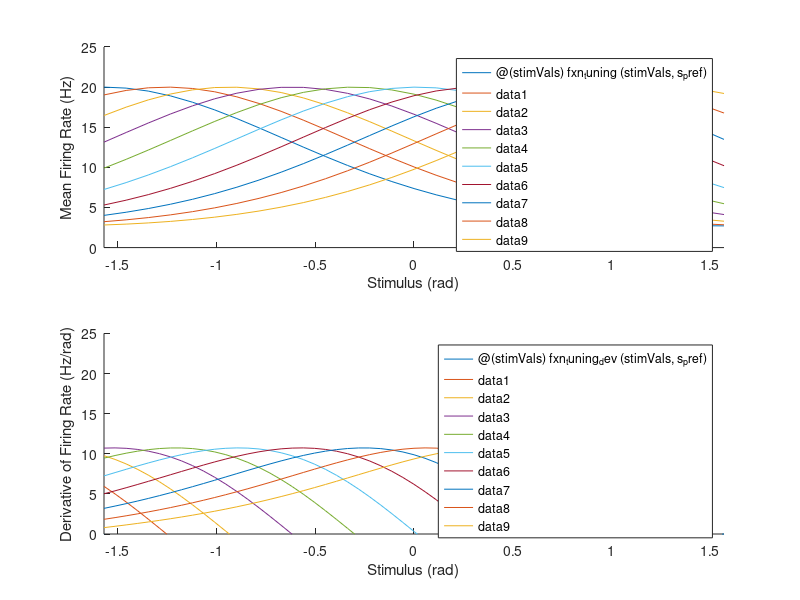
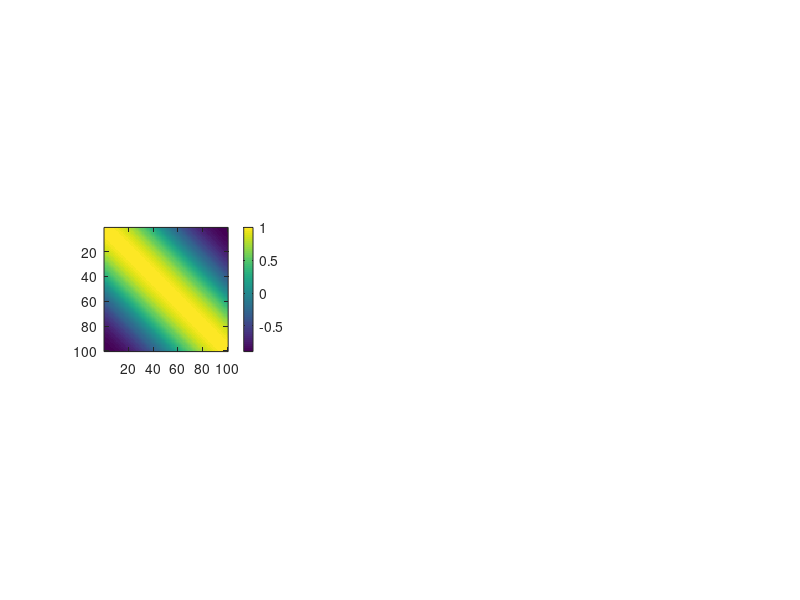

Write the MATLAB code that produced these figures, in order. (Note: this script raises an error after producing the figures.)

% Created by Shutian Xue on 08/09/2025

% This script generates synthetic neural data based on Pitkow et al. (2015)
% Task: heading discrimination
% The data contains:
%   - Stimulus: Discrete heading directions for each trial
%   - Neural responses (firing rates) of N neurons
%   - Behavioral choices (left/right) for each trial

% Output of simulating virtual neurons: measurement error, estimated choice correlations, neural thresholds, tuning curves, and their corresponding uncertainties

% The thresholds and tuning data were used to predict choice correlations according to Equations 2 and 3 separately,

clear all; clc;

%% Parameters (adjust to match Pitkow et al. 2015)
nNeurons = 100;           % population size
nTrialsPerStim = 100;

% From data
% stimVals = [-6.4, -2.6, -1, 0, 1, 2.6, 6.4]/180*pi;
% nStimVals = length(stimVals);

% Manually set the stimulus values
nStimVals = 20;
stimVals = linspace(-pi/2, pi/2, nStimVals);
nTrials  = nTrialsPerStim * nStimVals;          % total trials

% Tuning function parameters
c0       = 0.2;           % proportionality constant
kappa    = 1;             % tuning width for von Mises
b = 0;
a = 20;

rng(1); % reproducibility

% Define stimulus sequence
stimSeq = repmat(stimVals, 1, nTrialsPerStim); % stimulus sequence
% randomize
stimSeq = stimSeq(randperm(length(stimSeq)));

%% 1. Construct tuning curves
% % define preferred stimuli (Eq. S9–S13 in supplement)
% s_pref_allNeurons = linspace(0, 2*pi, nNeurons)'; % evenly spaced tuning preferences
s_pref_allNeurons = linspace(-pi/2, pi/2, nNeurons)'; % evenly spaced tuning preferences

% Example tuning function: von Mises
fxn_tuning = @(s, s_pref) b + a * exp(kappa * (cos(s - s_pref) - 1)); % mean rates
fxn_tuning_dev = @(s, s_pref)  - a * exp(kappa * (cos(s - s_pref) - 1)) * kappa .* sin(s - s_pref); % derivative of the tuning fxn

% visualize tuning function (top) and derivative (bottom) of the first 10 neurons
figure;
subplot(2, 1, 1); hold on
for i = 1:10:nNeurons
    s_pref = s_pref_allNeurons(i);
    fplot(@(stimVals) fxn_tuning(stimVals, s_pref), [-pi/2, pi/2]);
end
xlim([-pi/2, pi/2]);
ylim([0, 25]);
ylabel('Mean Firing Rate (Hz)');
xlabel('Stimulus (rad)');

subplot(2, 1, 2); hold on
for i = 1:10:nNeurons
    s_pref = s_pref_allNeurons(i);
    fplot(@(stimVals) fxn_tuning_dev(stimVals, s_pref), [-pi/2, pi/2]);
end
xlim([-pi/2, pi/2]);
ylim([0, 25]);
ylabel('Derivative of Firing Rate (Hz/rad)');
xlabel('Stimulus (rad)');


%% 2. Derive theoretical signal correlation matrix (Eq. S13) and averaged noise correlation matrix R (Eq. S13)
Corr_signal = nan(nNeurons);
for i = 1:nNeurons
    for j = 1:nNeurons
        num = besseli(0, sqrt(kappa^2 + kappa^2 + 2*kappa*kappa*cos(s_pref_allNeurons(i)-s_pref_allNeurons(j)))) - besseli(0, kappa)^2;
        den = sqrt((besseli(0, 2*kappa) - besseli(0, kappa)^2)^2);
        Corr_signal(i,j) = num / den;
    end
end

% Derive averaged noise correlation matrix R (Eq. S11)
% Which is also the TRUE noise correlation matrix
R_bar = (1-c0)*eye(nNeurons) + c0*Corr_signal;

figure;
subplot(1,3,1)
imagesc(Corr_signal); colorbar; axis square; clim([-1, 1]);
title('Theoretical Signal Correlation Matrix');

subplot(1,3,2)
imagesc(R_bar); colorbar; axis square; clim([-1, 1]);
title('Averaged Noise Correlation Matrix (the TRUE noise corr matrix)');

%% 3. Simulate neural responses (Eq. 1 in main text)
respNeural   = nan(nNeurons, nTrials);
df = 2*nNeurons;  % define Wishart degrees of freedom (S14)

% evaluate derivative at s=0, which is the reference heading
stim_ref = zeros(size(stimSeq(1))); 

for t = 1:nTrials
    stimVal = stimSeq(t);

    % Exract tuning function
    f_s = fxn_tuning(stimVal, s_pref_allNeurons); % mean firing rates, nNeurons x 1

    % Create SIGMA_bar per trial
    SIGMA_bar_perTrial = nan(nNeurons, nNeurons);
    for i = 1:nNeurons
        for j = 1:nNeurons

            % Equation above Eq S14
            f_s_i = fxn_tuning(stimVal, s_pref_allNeurons(i)); % mean firing rates
            f_s_j = fxn_tuning(stimVal, s_pref_allNeurons(j)); % mean firing rates

            SIGMA_bar_perTrial(i, j) = sqrt(f_s_i*f_s_j)*R_bar(i, j);
        end
    end

    % Sample covariate matrix from the Wishart distribution
    SIGMA_perTrial = wishrnd(SIGMA_bar_perTrial, df) / df;

    % Sample neural responses from a multivariate normal distribution with defined mean and covariance
    respNeural(:,t) = mvnrnd(f_s, SIGMA_perTrial)';    % draw one population vector

    % Ensure non-negative firing rates
    respNeural(:,t) = max(0, respNeural(:,t));
end

% Visualize neural responses
figure;
imagesc(respNeural);
colorbar;
title('Simulated Neural Responses');
xlabel('Trial #');
ylabel('Neuron #');

%% 3b. Create the true covariance matrix (SIGMA_bar)
f_s0 = fxn_tuning(0, s_pref_allNeurons); % Mean firing rates at s=0

SIGMA_theo = nan(nNeurons, nNeurons);
for i = 1:nNeurons
    for j = 1:nNeurons
        SIGMA_theo(i, j) = sqrt(f_s0(i) * f_s0(j)) * R_bar(i, j);
    end
end

%% 4. Compute the optimal decoder weights (Eq. 3)
% Calculate the empirical covariance matrix
SIGMA_emp = cov(respNeural');

% Visualize empirical & theoretical noise covariance
figure('Position', [100, 100, 400, 300]);
subplot(1,2,1);
imagesc(SIGMA_emp);
colorbar; axis square;
xlabel('Neuron #');
title('Empirical Covariance (Sigma\_pooled)');

subplot(1,2,2);
imagesc(SIGMA_theo);
colorbar; axis square;
xlabel('Neuron #');
ylabel('Neuron #');
title('Theoretical Covariance (Sigma\_theo)');

% Derive the optimal decoder (from the equation above Eq 3)
f_s_dev = fxn_tuning_dev(stim_ref, s_pref_allNeurons);  % nNeurons x 1
w_opt_emp_unnorm = SIGMA_emp \ f_s_dev; % more accurate than w_opt = inv(SIGMA_pooled) * f_s_dev;
w_opt_theo_unnorm = SIGMA_theo \ f_s_dev; % more accurate than w_opt = inv(SIGMA_pooled) * f_s_dev;

% Normalize decoder weights to obtain unbiased decoder
w_opt_theo = w_opt_theo_unnorm / (w_opt_theo_unnorm' * f_s_dev);
w_opt_emp = w_opt_emp_unnorm / (w_opt_emp_unnorm' * f_s_dev);

%% 5. Compute the correlation-blind (factorial) suboptimal decoder weights
%A correlation-blind decoder assumes independence between the noise of different neurons, hence it only uses only the diagonal elements (variances) of the noise covariance matrix, ignoring the off-diagonal (covariance) terms.
var_emp = diag(SIGMA_emp);
var_theo = diag(SIGMA_theo);

w_cb_emp_unnorm =  f_s_dev./ var_emp;
w_cb_emp = w_cb_emp_unnorm / (w_cb_emp_unnorm' * f_s_dev);

w_cb_theo_unnorm =  f_s_dev./ var_theo;
w_cb_theo = w_cb_theo_unnorm / (w_cb_theo_unnorm' * f_s_dev);

% Visualize two decoders
figure('Position', [100, 100, 1200, 1200]);
subplot(2,2,1);
bar(w_cb_emp);
xlabel('Neuron #');
title('Correlation-blind Decoder Weights (Empirical)');

subplot(2,2,2);
bar(w_opt_emp);
xlabel('Neuron #');
title('Optimal Decoder Weights (Empirical)');

subplot(2,2,3);
bar(w_cb_theo);
xlabel('Neuron #');
title('Correlation-blind Decoder Weights (Theoretical)');

subplot(2,2,4);
bar(w_opt_theo);
xlabel('Neuron #');
title('Optimal Decoder Weights (Theoretical)');

%% 6. Implement both decoders and generate behavior, and fit PMFs
% Derive estimators (s_hat)
s_hat_opt = w_opt_emp' * respNeural;
s_hat_cb  = w_cb_emp'  * respNeural;

% Derive choices (1 for right, -1 for left)
choice_opt = sign(s_hat_opt);
choice_cb  = sign(s_hat_cb);

% Calculate p(Right|s)
pRight_opt = nan(nStimVals, 1);
pRight_cb = nan(nStimVals, 1);
for iStim = 1:nStimVals
    assert(sum(stimSeq == stimVals(iStim)) == nTrialsPerStim, 'ALERT: trial number is wrong')
    pRight_opt(iStim) = mean(choice_opt(stimSeq == stimVals(iStim))==1);
    pRight_cb(iStim) = mean(choice_cb(stimSeq == stimVals(iStim))==1);
end

% Fit accumulative gaussian functions to PMF
fxn_firCumGauss = @(params, x) 1/2 + 1/2*erf((x-params(1))/(params(2)*sqrt(2)));
params0 = [0, 0.1]; % initial parameters for intercept and threshold
beta_opt = nlinfit(stimVals, pRight_opt', fxn_firCumGauss, params0);
beta_cb = nlinfit(stimVals, pRight_cb', fxn_firCumGauss, params0);

% Visualize data and fitting psychometric function
figure;
hold on;
plot(stimVals, pRight_opt, 'bo-', 'DisplayName', 'Optimal Decoder');
plot(stimVals, fxn_firCumGauss(beta_opt, stimVals), 'b--', 'DisplayName', sprintf('Optimal Fit (threshold=%.2f)', beta_opt(2)));
plot(stimVals, pRight_cb, 'ro-', 'DisplayName', 'Correlation-blind Decoder');
plot(stimVals, fxn_firCumGauss(beta_cb, stimVals), 'r--', 'DisplayName', sprintf('Correlation-blind Fit (threshold=%.2f)', beta_cb(2)));
xlabel('Stimulus Value (s)');
ylabel('P(Right|s)');
title('Psychometric Function');
legend('show', 'location', 'best');

%% 6b. ROC Analysis for Decoder Performance
% This analysis measures how well the decoder can discriminate between
% leftward and rightward stimuli based on the continuous decoder output s_hat.

% Isolate trials for leftward and rightward stimuli
indLEFT = stimSeq < 0;
indRIGHT = stimSeq > 0;

s_hat_opt_left = s_hat_opt(indLEFT);
s_hat_opt_right = s_hat_opt(indRIGHT);

s_hat_cb_left = s_hat_cb(indLEFT);
s_hat_cb_right = s_hat_cb(indRIGHT);

% Define a range of decision thresholds to test
thresholds = linspace(min([s_hat_opt, s_hat_cb]), max([s_hat_opt, s_hat_cb]), 1e3);

% Preallocate arrays for pHit and pFA
pHit_opt = nan(size(thresholds));
pFA_opt = nan(size(thresholds));
pHit_cb = nan(size(thresholds));
pFA_cb = nan(size(thresholds));

% Calculate Hit and False Alarm rates for each threshold
for iThresh = 1:length(thresholds)
    thresh = thresholds(iThresh);
    
    % For the OPTIMAL decoder
    pHit_opt(iThresh) = sum(s_hat_opt_right > thresh) / length(s_hat_opt_right);
    pFA_opt(iThresh) = sum(s_hat_opt_left > thresh) / length(s_hat_opt_left);
    
    % For the CORRELATION-BLIND decoder
    pHit_cb(iThresh) = sum(s_hat_cb_right > thresh) / length(s_hat_cb_right);
    pFA_cb(iThresh) = sum(s_hat_cb_left > thresh) / length(s_hat_cb_left);
end

% Calculate Area Under the Curve (AUC) using the trapezoidal method
auc_opt = abs(trapz(pFA_opt, pHit_opt));
auc_cb = abs(trapz(pFA_cb, pHit_cb));

% Visualize the ROC curves
figure;
hold on;
plot(pFA_opt, pHit_opt, 'b-', 'LineWidth', 2, 'DisplayName', sprintf('Optimal (AUC = %.3f)', auc_opt));
plot(pFA_cb, pHit_cb, 'r-', 'LineWidth', 2, 'DisplayName', sprintf('Correlation-Blind (AUC = %.3f)', auc_cb));
plot([0 1], [0 1], 'k--', 'DisplayName', 'Chance'); % Diagonal chance line
axis square;
xlabel('False Alarm Rate (p(Right|Left))');
ylabel('Hit Rate (p(Right|Right))');
title('ROC Analysis of Decoder Performance');
legend('show', 'location', 'southeast');

%% 7. Calculate empirical choice correlations
% Initialize vectors to store choice correlations
CC_opt_emp = nan(nNeurons, 1);
CC_cb_emp = nan(nNeurons, 1);

% Calculate choice correlation for each neuron
for i = 1:nNeurons
    % Correlation for the optimal decoder
    CC_opt_emp(i) = corr(respNeural(i, :)', s_hat_opt');
    
    % Correlation for the correlation-blind decoder
    CC_cb_emp(i) = corr(respNeural(i, :)', s_hat_cb');
end

% Visualize the choice correlations
figure('Position', [100, 100, 1200, 400]);
subplot(1,2,1);
bar(CC_cb_emp);
xlabel('Neuron #');
ylabel('Choice Correlation');
title('Empirical Choice Correlation (Correlation-Blind)');

subplot(1,2,2);
bar(CC_opt_emp);
xlabel('Neuron #');
ylabel('Choice Correlation');
title('Empirical Choice Correlation (Optimal)');

%% 8. Calculate theoretical CC
% Correlation-blind CC (Eq 2)
CC_cb_theo = sqrt(c0)* abs(sin(s_pref_allNeurons));

% Optimal CC (Eq 3)
theta_population = std(s_hat_opt);
theta_perNeuro = std(respNeural, [], 2);
CC_opt_theo = theta_population./theta_perNeuro;

% Compare empirical and theoretical CC
figure('Position', [100, 100, 1200, 400]);
subplot(1,2,1); hold on
plot(CC_opt_emp)
plot(CC_opt_theo)
yline(0, 'k--','HandleVisibility', 'off');
xlabel('Neuron #');
ylabel('Choice Correlation (CC)');
legend({'Empirical CC (based on continuous choice)', ' Empirical CC (based on discrete choice)', 'Theoretical CC'}, 'Location', 'best');
title('Choice Correlations (Optimal)');

subplot(1,2,2); hold on
plot(CC_cb_emp)
plot(CC_cb_theo)
yline(0, 'k--', 'HandleVisibility', 'off');
xlabel('Neuron #');
ylabel('Choice Correlation (CC)');
legend({'Empirical CC (based on continuous choice)', ' Empirical CC (based on discrete choice)', 'Theoretical CC'}, 'Location', 'best');
title('Choice Correlations (Correlation-blind)');

% make all linewidt to be 2
set(findall(gcf,'-property','LineWidth'),'LineWidth',2);

